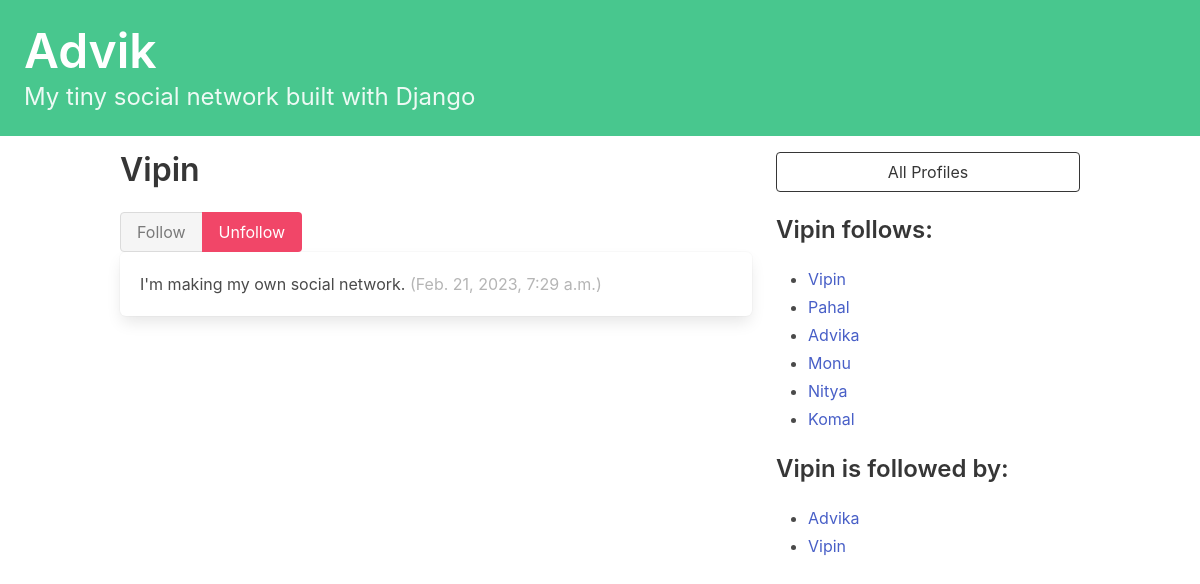
Screenshot of /profile/1 (signed in) with the database file from the repository.
### advik/models.py (models this page shows, shortened)
class Profile(models.Model):
    user = models.OneToOneField(User, on_delete=models.CASCADE)
    follows = models.ManyToManyField(
        "self",
        related_name = "followed_by",
        symmetrical = False,
        blank = True
    )
    def __str__(self):
        return self.user.username

class Tweet(models.Model):
    user = models.ForeignKey(
        User,
        related_name = "tweets",
        on_delete = models.DO_NOTHING
    )
    body = models.CharField(max_length = 140)
    created_at = models.DateTimeField(auto_now_add = True)

### advik/views.py (the view, shortened to what this page needs)
# urls.py: path("profile/<int:pk>", profile, name = "profile"),
@login_required
def profile(request, pk):
    if not hasattr(request.user, 'profile'):
        missing_profile = Profile(user = request.user)
        missing_profile.save()
    profile = Profile.objects.get(pk = pk)
    return render(request, "advik/profile.html", {"profile": profile})

### advik/Templates/advik/profile.html (shortened to what this page needs)
{% extends 'base.html' %}
{% block content %}
<div class = "column">
    <div class = "block">
        <h1 class = "title is-3">
            {{ profile.user.username }}
        </h1>
    </div>
    <form method = "post">
        <div class = "buttons has-addons">
            {% if profile in user.profile.follows.all %}
            <button class = "button is-success is-static">
                Follow
            </button>
            <button class = "button is-danger" name = "follow" value = "unfollow">
                Unfollow
            </button>
            {% endif %}
        </div>
    </form>
    <div class = "content">
        {% for tweet in profile.user.tweets.all %}
        <div class = "box">
            {{ tweet.body }}
            <span class = "is-small has-text-grey-light">
                ({{ tweet.created_at }})
            </span>
        </div>
        {% endfor %}
    </div>
</div>
<div class = "column is-one-third">
    <div class = "block">
        <a href = "{% url 'advik:profile_list' %}">
            <button class = "button is-dark is-outlined is-fullwidth">
                All Profiles
            </button>
        </a>
    </div>
    <div class = "block">
        <h3 class = "title is-4">
            {{profile.user.username}} follows:
        </h3>
        <div class = "content">
            <ul>
                {% for following in profile.follows.all %}
                <li>
                    <a href = "{% url 'advik:profile' following.id %}">
                        {{ following }}
                    </a>
                </li>
                {% endfor %}
            </ul>
        </div>
    </div>
    <div class = "block">
        <h3 class = "title is-4">
            {{ profile.user.username}} is followed by:
        </h3>
        <div class = "content">
            <ul>
                {% for follower in profile.followed_by.all %}
                <li>
                    <a href = "{% url 'advik:profile' follower.id %}">
                        {{ follower }}
                    </a>
                </li>
                {% endfor %}
            </ul>
        </div>
    </div>
</div>
{% endblock content %}

### rows the page displays
Profile: user.username "Vipin"
Tweet: body "I'm making my own social network.", created_at "Feb. 21, 2023, 7:29 a.m."
Profile: user.username "Pahal"
Profile: user.username "Advika"
Profile: user.username "Monu"
Profile: user.username "Nitya"
Profile: user.username "Komal"
